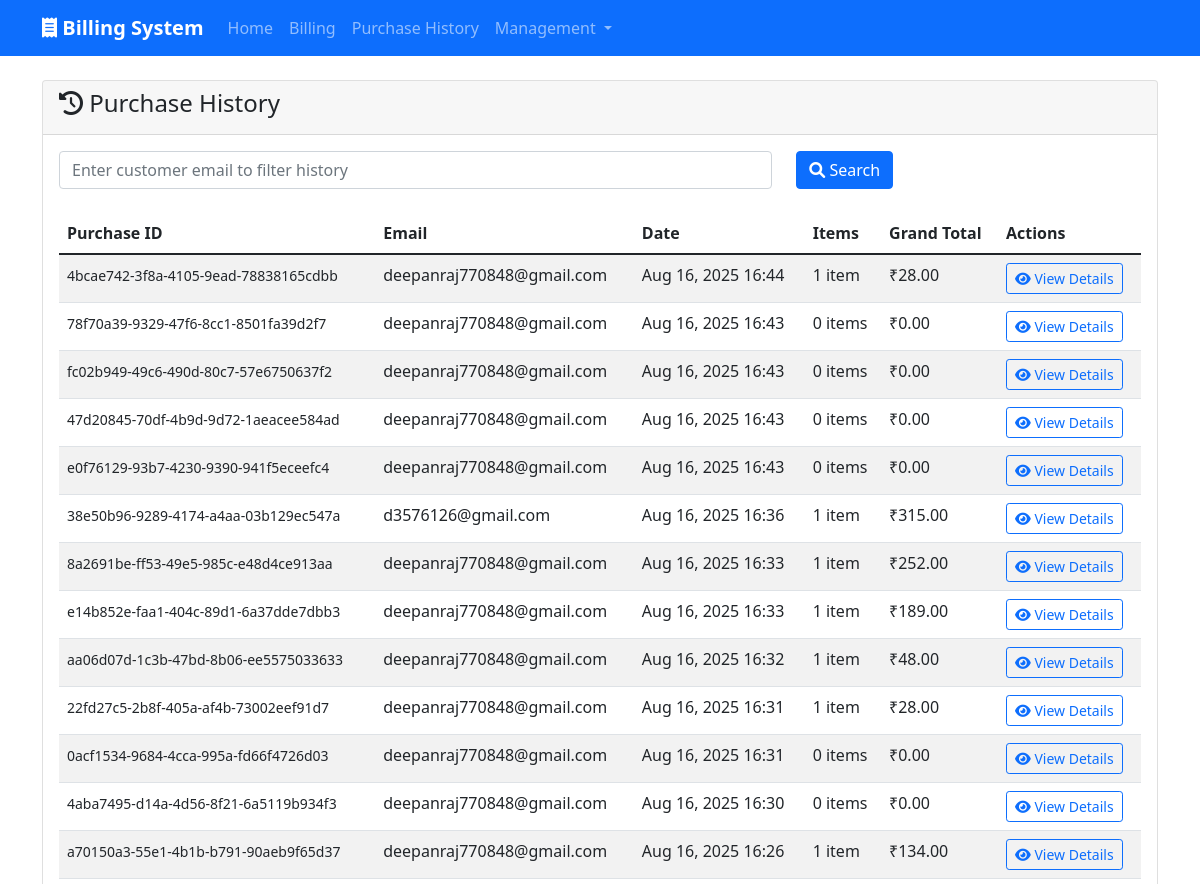
Page /history/ (upper part) on the earlier database version.
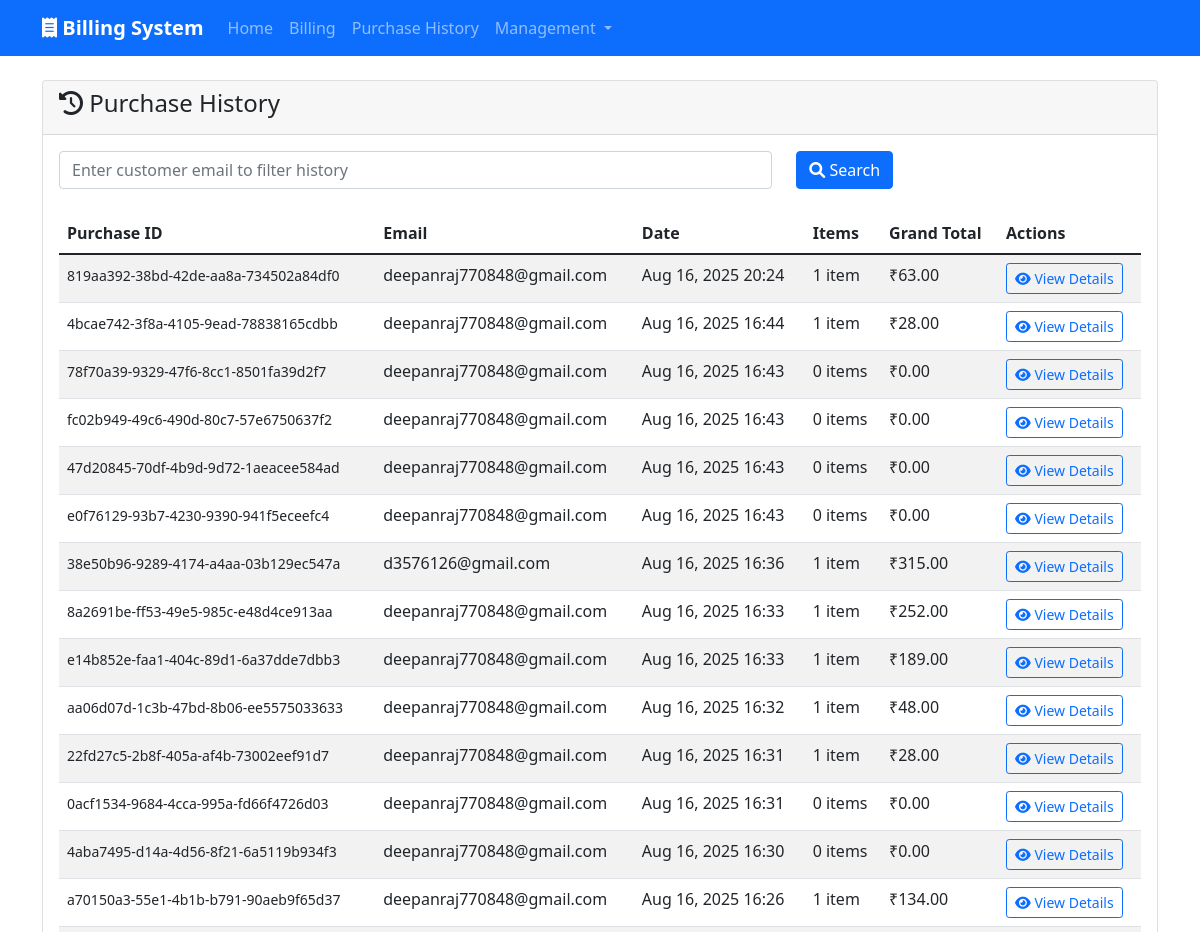
Same page on the later database version.
### billing/models.py (models this page shows, shortened)
class Purchase(models.Model):
    purchase_id = models.UUIDField(default=uuid.uuid4, editable=False, unique=True)
    customer_email = models.EmailField()
    total_amount = models.DecimalField(max_digits=12, decimal_places=2)
    tax_amount = models.DecimalField(max_digits=12, decimal_places=2)
    grand_total = models.DecimalField(max_digits=12, decimal_places=2)
    amount_paid = models.DecimalField(max_digits=12, decimal_places=2)
    change_amount = models.DecimalField(max_digits=12, decimal_places=2, default=Decimal('0.00'))
    created_at = models.DateTimeField(auto_now_add=True)
    class Meta:
        ordering = ['-created_at']

### billing/views.py (the view)
# urls.py: path('history/', views.purchase_history, name='purchase_history'),
def purchase_history(request):
    email = request.GET.get('email', '')
    purchases = []
    if email:
        purchases = Purchase.objects.filter(customer_email__icontains=email).prefetch_related('items__product').order_by('-created_at')
    else:
        purchases = Purchase.objects.all().prefetch_related('items__product').order_by('-created_at')
    context = {
        'email': email,
        'purchases': purchases,
    }
    return render(request, 'billing/purchase_history.html', context)

### billing/templates/billing/purchase_history.html (shortened to what this page needs)
{% extends 'base.html' %}
{% block content %}
<div class="card">
    <div class="card-header">
        <h4><i class="fas fa-history"></i> Purchase History</h4>
    </div>
    <div class="card-body">
        <form method="GET" class="mb-4">
            <div class="row">
                <div class="col-md-8">
                    <input type="email" name="email" class="form-control"
                           placeholder="Enter customer email to filter history"
                           value="{{ email }}">
                </div>
                <div class="col-md-4">
                    <button type="submit" class="btn btn-primary">
                        <i class="fas fa-search"></i> Search
                    </button>
                </div>
            </div>
        </form>
        {% if purchases %}
            <div class="table-responsive">
                <table class="table table-striped">
                    <thead>
                        <tr>
                            <th>Purchase ID</th>
                            <th>Email</th>
                            <th>Date</th>
                            <th>Items</th>
                            <th>Grand Total</th>
                            <th>Actions</th>
                        </tr>
                    </thead>
                    <tbody>
                        {% for purchase in purchases %}
                        <tr>
                            <td><small>{{ purchase.purchase_id }}</small></td>
                            <td>{{ purchase.customer_email }}</td>
                            <td>{{ purchase.created_at|date:"M d, Y H:i" }}</td>
                            <td>{{ purchase.items.count }} item{{ purchase.items.count|pluralize }}</td>
                            <td>₹{{ purchase.grand_total }}</td>
                            <td>
                                <a href="{% url 'purchase_detail' purchase.purchase_id %}"
                                   class="btn btn-sm btn-outline-primary">
                                    <i class="fas fa-eye"></i> View Details
                                </a>
                            </td>
                        </tr>
                        {% endfor %}
                    </tbody>
                </table>
            </div>
        {% else %}
            <div class="alert alert-info">
                <i class="fas fa-info-circle"></i>
                No purchases found for the given search criteria.
            </div>
        {% endif %}
    </div>
</div>
{% endblock %}

Differences in the rows shown:
added Purchase: purchase_id "819aa392-38bd-42de-aa8a-734502a84df0", customer_email "deepanraj770848@gmail.com", created_at "Aug 16, 2025 20:24", items.count "1", grand_total "63.00"
